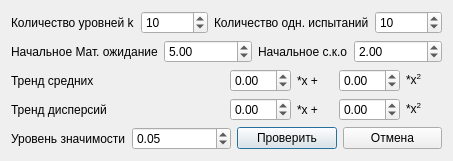
<?xml version="1.0" encoding="UTF-8"?>
<ui version="4.0">
 <class>Dialog</class>
 <widget class="QDialog" name="Dialog">
  <property name="geometry">
   <rect>
    <x>0</x>
    <y>0</y>
    <width>419</width>
    <height>161</height>
   </rect>
  </property>
  <property name="windowTitle">
   <string>Dialog</string>
  </property>
  <property name="autoFillBackground">
   <bool>false</bool>
  </property>
  <layout class="QHBoxLayout" name="horizontalLayout">
   <property name="sizeConstraint">
    <enum>QLayout::SetDefaultConstraint</enum>
   </property>
   <item>
    <layout class="QVBoxLayout" name="verticalLayout">
     <property name="spacing">
      <number>6</number>
     </property>
     <property name="sizeConstraint">
      <enum>QLayout::SetDefaultConstraint</enum>
     </property>
     <property name="leftMargin">
      <number>0</number>
     </property>
     <item>
      <layout class="QHBoxLayout" name="horizontalLayout_3">
       <item>
        <widget class="QLabel" name="label_6">
         <property name="text">
          <string>Количество уровней k</string>
         </property>
        </widget>
       </item>
       <item>
        <widget class="QSpinBox" name="count_level">
         <property name="maximum">
          <number>100000</number>
         </property>
         <property name="value">
          <number>10</number>
         </property>
        </widget>
       </item>
       <item>
        <widget class="QLabel" name="label_4">
         <property name="text">
          <string>Количество одн. испытаний</string>
         </property>
        </widget>
       </item>
       <item>
        <widget class="QSpinBox" name="size_n">
         <property name="maximum">
          <number>100000</number>
         </property>
         <property name="value">
          <number>10</number>
         </property>
        </widget>
       </item>
      </layout>
     </item>
     <item>
      <layout class="QHBoxLayout" name="horizontalLayout_5">
       <item>
        <widget class="QLabel" name="label_3">
         <property name="text">
          <string>Начальное Мат. ожидание</string>
         </property>
        </widget>
       </item>
       <item>
        <widget class="QDoubleSpinBox" name="expected_sb">
         <property name="maximum">
          <double>999.000000000000000</double>
         </property>
         <property name="value">
          <double>5.000000000000000</double>
         </property>
        </widget>
       </item>
       <item>
        <widget class="QLabel" name="label_2">
         <property name="text">
          <string>Начальное с.к.о</string>
         </property>
        </widget>
       </item>
       <item>
        <widget class="QDoubleSpinBox" name="deviation_sb">
         <property name="maximum">
          <double>999.000000000000000</double>
         </property>
         <property name="value">
          <double>2.000000000000000</double>
         </property>
        </widget>
       </item>
      </layout>
     </item>
     <item>
      <layout class="QHBoxLayout" name="horizontalLayout_2">
       <item>
        <widget class="QLabel" name="label">
         <property name="text">
          <string>Тренд средних</string>
         </property>
        </widget>
       </item>
       <item>
        <layout class="QHBoxLayout" name="horizontalLayout_7">
         <item>
          <widget class="QDoubleSpinBox" name="trend_mean_SB1">
           <property name="minimum">
            <double>-99.000000000000000</double>
           </property>
          </widget>
         </item>
         <item>
          <widget class="QLabel" name="label_8">
           <property name="text">
            <string>*x + </string>
           </property>
          </widget>
         </item>
         <item>
          <widget class="QDoubleSpinBox" name="trend_mean_SB2">
           <property name="minimum">
            <double>-99.000000000000000</double>
           </property>
          </widget>
         </item>
         <item>
          <widget class="QLabel" name="label_9">
           <property name="text">
            <string>&lt;html&gt;&lt;head/&gt;&lt;body&gt;&lt;p&gt;*x&lt;span style=&quot; vertical-align:super;&quot;&gt;2&lt;/span&gt;&lt;/p&gt;&lt;/body&gt;&lt;/html&gt;</string>
           </property>
          </widget>
         </item>
        </layout>
       </item>
      </layout>
     </item>
     <item>
      <layout class="QHBoxLayout" name="horizontalLayout_6">
       <item>
        <widget class="QLabel" name="label_13">
         <property name="text">
          <string>Тренд дисперсий</string>
         </property>
        </widget>
       </item>
       <item>
        <layout class="QHBoxLayout" name="horizontalLayout_8">
         <item>
          <widget class="QDoubleSpinBox" name="trend_s_SB1">
           <property name="minimum">
            <double>-99.000000000000000</double>
           </property>
          </widget>
         </item>
         <item>
          <widget class="QLabel" name="label_11">
           <property name="text">
            <string>*x + </string>
           </property>
          </widget>
         </item>
         <item>
          <widget class="QDoubleSpinBox" name="trend_s_SB2">
           <property name="minimum">
            <double>-99.000000000000000</double>
           </property>
          </widget>
         </item>
         <item>
          <widget class="QLabel" name="label_10">
           <property name="text">
            <string>&lt;html&gt;&lt;head/&gt;&lt;body&gt;&lt;p&gt;*x&lt;span style=&quot; vertical-align:super;&quot;&gt;2&lt;/span&gt;&lt;/p&gt;&lt;/body&gt;&lt;/html&gt;</string>
           </property>
          </widget>
         </item>
        </layout>
       </item>
      </layout>
     </item>
     <item>
      <layout class="QHBoxLayout" name="horizontalLayout_4">
       <item>
        <widget class="QLabel" name="label_7">
         <property name="text">
          <string>Уровень значимости</string>
         </property>
        </widget>
       </item>
       <item>
        <widget class="QDoubleSpinBox" name="level_sb">
         <property name="minimum">
          <double>0.000000000000000</double>
         </property>
         <property name="maximum">
          <double>1.000000000000000</double>
         </property>
         <property name="value">
          <double>0.050000000000000</double>
         </property>
        </widget>
       </item>
       <item>
        <widget class="QPushButton" name="pushButton">
         <property name="enabled">
          <bool>true</bool>
         </property>
         <property name="text">
          <string>Проверить</string>
         </property>
        </widget>
       </item>
       <item>
        <widget class="QPushButton" name="cancelButton">
         <property name="text">
          <string>Отмена</string>
         </property>
        </widget>
       </item>
      </layout>
     </item>
    </layout>
   </item>
  </layout>
 </widget>
 <layoutdefault spacing="6" margin="11"/>
 <resources/>
 <connections/>
</ui>
